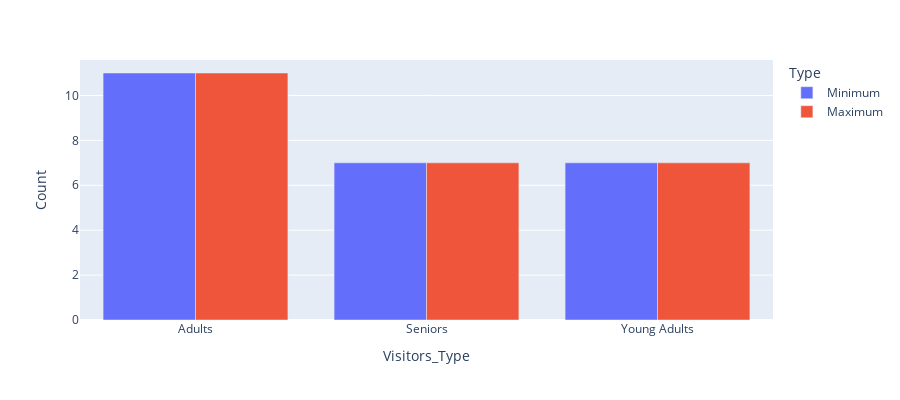

This figure's notebook cell:
### Code cell
fig = px.bar(total, x="Visitors_Type", y="Count",
             color='Type', barmode='group',
             height=400)
fig.show()

### Figure 1 — Plotly figure (JSON) as saved in the notebook; plotly's stock layout.template omitted (floating-point values rounded to 4 significant figures)
{"data": [{"alignmentgroup": "True", "hovertemplate": "Type=Minimum<br>Visitors_Type=%{x}<br>Count=%{y}<extra></extra>", "legendgroup": "Minimum", "marker": {"color": "#636efa", "pattern": {"shape": ""}}, "name": "Minimum", "offsetgroup": "Minimum", "orientation": "v", "showlegend": true, "textposition": "auto", "type": "bar", "x": ["Adults", "Seniors", "Young Adults"], "xaxis": "x", "y": [11, 7, 7], "yaxis": "y"}, {"alignmentgroup": "True", "hovertemplate": "Type=Maximum<br>Visitors_Type=%{x}<br>Count=%{y}<extra></extra>", "legendgroup": "Maximum", "marker": {"color": "#EF553B", "pattern": {"shape": ""}}, "name": "Maximum", "offsetgroup": "Maximum", "orientation": "v", "showlegend": true, "textposition": "auto", "type": "bar", "x": ["Adults", "Seniors", "Young Adults"], "xaxis": "x", "y": [11, 7, 7], "yaxis": "y"}], "layout": {"barmode": "group", "height": 400, "legend": {"title": {"text": "Type"}, "tracegroupgap": 0}, "margin": {"t": 60}, "xaxis": {"anchor": "y", "domain": [0, 1], "title": {"text": "Visitors_Type"}}, "yaxis": {"anchor": "x", "domain": [0, 1], "title": {"text": "Count"}}}}
